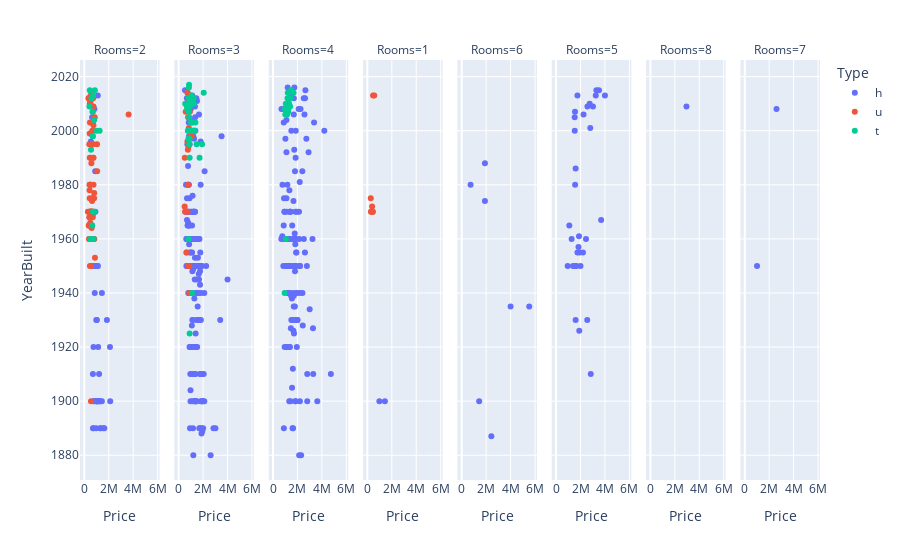

Source (notebook cell):
### Code cell
fig = px.scatter(melb, x="Price", y="YearBuilt", color="Type", facet_col="Rooms", )
fig.show()

### Figure 1 — Plotly figure (JSON) as saved in the notebook; plotly's stock layout.template omitted (floating-point values rounded to 4 significant figures; data arrays with more than 128 entries replaced by an {"elided": "..."} marker saying what was removed)
{"data": [{"hovertemplate": "Type=h<br>Rooms=2<br>Price=%{x}<br>YearBuilt=%{y}<extra></extra>", "legendgroup": "h", "marker": {"color": "#636efa", "symbol": "circle"}, "mode": "markers", "name": "h", "orientation": "v", "showlegend": true, "type": "scatter", "x": [1480000, 1035000, 941000, 1636000, 1097000, 1172500, 1310000, 890000, 1100000, 1315000, 1135000, 1180000, 1012500, 1030000, 603000, 675000, 1275000, 1455000, 1436000, 1110000, 1550000, 2120000, 1810000, 1000000, 1322500, 1562500, 1340000, 1750000, 980000, 857000, 535600, 610000, 1780000, 1210000, 1125000, 1900000, 710000, 750000, 1053000, 940000, 751000, 950000, 636500, 770000, 965000, 955000, 1150000, 1010000, 705000, 760000, 925000, 1575000, 1445000, 1440000, 995000, 1075000, 1110000, 522500, 981000, 2100000, 1215000, 1850000, 500000, 1010000, 1080000, 1400000, 1350000, 1389000, 685000, 1275000, 1550000, 855000, 855000, 910000, 1410000, 825000, 689000, 1010000, 742500, 702000, 813000, 722000, 1120000, 1630000, 1180000, 710000, 640000, 1160000], "xaxis": "x", "y": [null, 1900, null, 1890, 1900, null, 1890, 1985, 2013, 1900, 1920, 1900, 1900, 1930, 1950, 1975, 1900, null, 1900, 1900, null, 1900, null, null, 1890, 1890, null, null, 1890, 1950, 1996, null, null, 1910, null, null, 1890, 1920, 1900, null, 1890, 1900, null, 1900, null, null, null, null, 1910, 1900, null, null, null, 1940, 1950, 1950, 1950, 1995, 1930, 1920, null, 1930, 1960, null, null, null, null, null, 1975, null, null, null, 1940, 1970, null, 2008, null, null, 1960, 1960, null, 2005, null, null, null, 1950, 2005, null], "yaxis": "y"}, {"hovertemplate": "Type=h<br>Rooms=3<br>Price=%{x}<br>YearBuilt=%{y}<extra></extra>", "legendgroup": "h", "marker": {"color": "#636efa", "symbol": "circle"}, "mode": "markers", "name": "h", "orientation": "v", "showlegend": false, "type": "scatter", "x": {"elided": "351 int values"}, "xaxis": "x2", "y": {"elided": "351 int values"}, "yaxis": "y2"}, {"hovertemplate": "Type=h<br>Rooms=4<br>Price=%{x}<br>YearBuilt=%{y}<extra></extra>", "legendgroup": "h", "marker": {"color": "#636efa", "symbol": "circle"}, "mode": "markers", "name": "h", "orientation": "v", "showlegend": false, "type": "scatter", "x": {"elided": "203 int values"}, "xaxis": "x3", "y": {"elided": "203 int values"}, "yaxis": "y3"}, {"hovertemplate": "Type=h<br>Rooms=1<br>Price=%{x}<br>YearBuilt=%{y}<extra></extra>", "legendgroup": "h", "marker": {"color": "#636efa", "symbol": "circle"}, "mode": "markers", "name": "h", "orientation": "v", "showlegend": false, "type": "scatter", "x": [985000, 1435000, 390000], "xaxis": "x4", "y": [1900, 1900, null], "yaxis": "y4"}, {"hovertemplate": "Type=h<br>Rooms=6<br>Price=%{x}<br>YearBuilt=%{y}<extra></extra>", "legendgroup": "h", "marker": {"color": "#636efa", "symbol": "circle"}, "mode": "markers", "name": "h", "orientation": "v", "showlegend": false, "type": "scatter", "x": [725000, 5525000, 2425000, 1430000, 4000000, 1505000, 1900000, 1900000, 1900000], "xaxis": "x5", "y": [1980, 1935, 1887, 1900, 1935, null, null, 1974, 1988], "yaxis": "y5"}, {"hovertemplate": "Type=h<br>Rooms=5<br>Price=%{x}<br>YearBuilt=%{y}<extra></extra>", "legendgroup": "h", "marker": {"color": "#636efa", "symbol": "circle"}, "mode": "markers", "name": "h", "orientation": "v", "showlegend": false, "type": "scatter", "x": [755000, 2100000, 2840000, 1525000, 1085000, 1525000, 2810000, 1905000, 3510000, 2752000, 1600000, 1529500, 850000, 2570000, 3250000, 2250000, 2800000, 3600000, 2550000, 2020000, 3000000, 3400000, 2665000, 2810000, 4000000, 3020000, 2450000, 3900000, 3300000, 3250000, 1750000, 3690000, 1500000, 2200000, 2070000, 1750000, 2000000, 4000000, 1500000, 1875000, 1920000, 1560000, 1550000, 1660000, 1836000, 1600000, 1900000, 1385000, 1275000, 950000, 1600000, 1475000, 1550000, 1550000], "xaxis": "x6", "y": [null, null, 1910, 2005, 1965, null, null, null, 2015, 2010, 1950, 2000, null, 2009, null, 2006, 2001, null, 1930, null, null, null, null, null, null, 2009, 1960, null, 2015, 2013, 2013, 1967, 1950, 1955, null, 1955, 1950, 2013, null, 1961, 1955, 1980, null, 1950, 1957, 1986, 1926, 1950, 1960, 1950, 1930, null, 1950, 2007], "yaxis": "y6"}, {"hovertemplate": "Type=h<br>Rooms=8<br>Price=%{x}<br>YearBuilt=%{y}<extra></extra>", "legendgroup": "h", "marker": {"color": "#636efa", "symbol": "circle"}, "mode": "markers", "name": "h", "orientation": "v", "showlegend": false, "type": "scatter", "x": [2950000], "xaxis": "x7", "y": [2009], "yaxis": "y7"}, {"hovertemplate": "Type=h<br>Rooms=7<br>Price=%{x}<br>YearBuilt=%{y}<extra></extra>", "legendgroup": "h", "marker": {"color": "#636efa", "symbol": "circle"}, "mode": "markers", "name": "h", "orientation": "v", "showlegend": false, "type": "scatter", "x": [1350000, 2600000, 1005000], "xaxis": "x8", "y": [null, 2008, 1950], "yaxis": "y8"}, {"hovertemplate": "Type=u<br>Rooms=2<br>Price=%{x}<br>YearBuilt=%{y}<extra></extra>", "legendgroup": "u", "marker": {"color": "#EF553B", "symbol": "circle"}, "mode": "markers", "name": "u", "orientation": "v", "showlegend": true, "type": "scatter", "x": [700000, 750000, 500000, 500000, 515000, 530000, 440000, 462500, 510000, 647000, 525500, 465000, 820000, 390000, 512000, 406000, 580000, 510000, 425000, 391000, 440000, 620000, 447000, 580000, 292000, 599000, 550000, 678000, 660000, 700000, 3625000, 825000, 645000, 592500, 490000, 704000, 620000, 710000, 872000, 598000, 520000, 565000, 546000, 471500, 455000, 467000, 490000, 685000, 450000, 432000, 610000, 442000, 540000, 440000, 570000, 690000, 390000, 545000, 500000, 690000, 600000, 535000, 700000, 440000, 411000, 410000, 502500, 520000, 442000, 416000, 820000, 474000, 540000, 497500, 806000, 812000, 605000, 805000, 635000, 526000, 625000, 460000, 1053000, 754000, 755000, 650000, 730000, 735000, 1040000, 560000, 691500, 636000, 360000, 650000, 420000, 855000, 725000, 797500, 725000, 820000, 635000, 503000, 760000, 405000, 746000, 495000, 570000, 380000, 651000, 495000, 716000, 761000, 835000, 655000, 485000, 340000, 772500, 715000, 645000, 790000, 465000, 616000, 761000, 636000], "xaxis": "x", "y": [null, 2009, 1970, 2011, 2013, 2012, null, 2003, null, null, 1960, null, null, 1960, 1965, null, 1988, 1990, 1980, 1965, null, null, 1990, 2013, 1970, 1964, null, null, null, null, 2006, null, 1960, 1970, 1966, 1969, 1970, 1970, 1953, 1970, 1970, null, null, 1980, null, 1980, 1970, 1995, 2010, 1978, 1995, 1975, null, 1970, null, null, 2012, 1900, 2010, 2003, 1970, null, 2007, 1999, 1995, 1965, 1960, 1970, 1960, 1960, null, 1970, 1970, null, 1977, null, null, 1975, 2014, 1960, 1960, 1950, 1985, 1990, 1980, 1960, 1960, 1970, 1995, 1950, 1968, 1974, 1965, 1960, null, 2005, 1990, null, 2012, 1960, null, 1960, null, 1968, 2002, 1980, null, 1970, 1960, null, null, null, null, 2000, 2011, 2012, null, 1995, 1965, null, 2010, null, 2000, 1970], "yaxis": "y"}, {"hovertemplate": "Type=u<br>Rooms=3<br>Price=%{x}<br>YearBuilt=%{y}<extra></extra>", "legendgroup": "u", "marker": {"color": "#EF553B", "symbol": "circle"}, "mode": "markers", "name": "u", "orientation": "v", "showlegend": false, "type": "scatter", "x": [1090000, 752000, 630000, 605000, 730000, 730000, 577000, 605000, 730000, 995000, 735000, 732000, 869000, 790000, 487500, 1045000, 665000, 500000, 1070000, 1050000, 875000, 1096000, 517500, 1025000, 740000, 720000, 791000, 800000, 920000, 810000, 870000, 770000, 790000, 800000, 830000, 775000], "xaxis": "x2", "y": [null, 1993, 1955, null, 2014, null, 2007, null, 2014, 1998, 1970, null, 1940, null, 1972, null, null, 1990, 1998, null, 1950, null, 1970, 1999, null, 1996, 1950, 1994, 2007, 1950, 2011, 2005, 1996, null, 2001, 1980], "yaxis": "y2"}, {"hovertemplate": "Type=u<br>Rooms=1<br>Price=%{x}<br>YearBuilt=%{y}<extra></extra>", "legendgroup": "u", "marker": {"color": "#EF553B", "symbol": "circle"}, "mode": "markers", "name": "u", "orientation": "v", "showlegend": false, "type": "scatter", "x": [300000, 441000, 426000, 457000, 470000, 442500, 421500, 280000, 400000, 390000, 324000, 440000, 315000, 450000, 567000, 390000, 280000, 500000, 580000, 370000, 380000, 288000, 340000], "xaxis": "x4", "y": [null, null, null, null, 2013, 1970, null, 1975, null, null, null, 1970, null, null, 2013, 1972, null, null, null, 1970, 1970, 1970, null], "yaxis": "y4"}, {"hovertemplate": "Type=t<br>Rooms=2<br>Price=%{x}<br>YearBuilt=%{y}<extra></extra>", "legendgroup": "t", "marker": {"color": "#00cc96", "symbol": "circle"}, "mode": "markers", "name": "t", "orientation": "v", "showlegend": true, "type": "scatter", "x": [450000, 805000, 650000, 720000, 421000, 640000, 865000, 705000, 700000, 585000, 550000, 1015000, 1255000, 760000, 700000, 860000, 851000, 670000, 680000, 486500], "xaxis": "x", "y": [2015, 2004, null, 2013, 2009, 1965, 2015, 1998, 1970, 2012, 1993, 2000, 2000, 1960, null, null, 1970, 2007, 1998, 1960], "yaxis": "y"}, {"hovertemplate": "Type=t<br>Rooms=3<br>Price=%{x}<br>YearBuilt=%{y}<extra></extra>", "legendgroup": "t", "marker": {"color": "#00cc96", "symbol": "circle"}, "mode": "markers", "name": "t", "orientation": "v", "showlegend": false, "type": "scatter", "x": [900000, 840000, 700000, 700000, 540000, 825000, 1550000, 800000, 705000, 743000, 605100, 1205000, 1918000, 1586000, 1101000, 1050000, 1000000, 955000, 2050000, 968000, 900000, 1710000, 900500, 830000, 851000, 880000, 1367000, 1472000, 1385000, 1100000, 1315000, 1150000, 1137000, 1238000, 895000, 900000, 1100000, 1275000, 825000, 1235000, 760000, 1115000, 830000, 800000, 860000, 921000, 805000, 920000, 825000, 1030000, 970000, 1240000, 935000, 965000, 700000, 860000, 882000, 840000, 670000, 970000, 787500, 780000, 750000], "xaxis": "x2", "y": [2010, 2016, 2009, 2009, 2010, 1960, null, 1997, null, null, null, 2000, 1995, null, 2000, 2013, 2003, null, 2014, null, 1990, 1990, 2012, 2012, 2017, null, 2003, 1995, null, 1940, 2000, 2003, null, 2010, 1997, 1925, null, null, 2007, 2012, null, null, 2012, null, 1995, 2009, 2000, null, null, null, 2000, null, 2012, 2010, 2008, 2005, null, null, null, null, null, null, 2000], "yaxis": "y2"}, {"hovertemplate": "Type=t<br>Rooms=4<br>Price=%{x}<br>YearBuilt=%{y}<extra></extra>", "legendgroup": "t", "marker": {"color": "#00cc96", "symbol": "circle"}, "mode": "markers", "name": "t", "orientation": "v", "showlegend": false, "type": "scatter", "x": [847500, 1250000, 1400000, 1400000, 1680000, 1435000, 1155000, 1247000, 1320000, 1245000, 1210000, 1160000, 1185000, 1060000, 1005000, 1250000, 950000, 1045000, 1465000, 1325000, 1120000, 975000], "xaxis": "x3", "y": [null, 2007, 2009, null, 2014, 2012, 2010, 2008, 2010, null, 2014, 2006, 2012, 1960, 2006, 2010, 1940, 2010, 2015, 2012, null, 2008], "yaxis": "y3"}], "layout": {"annotations": [{"font": {}, "showarrow": false, "text": "Rooms=2", "x": 0.05375, "xanchor": "center", "xref": "paper", "y": 1, "yanchor": "bottom", "yref": "paper"}, {"font": {}, "showarrow": false, "text": "Rooms=3", "x": 0.1812, "xanchor": "center", "xref": "paper", "y": 1, "yanchor": "bottom", "yref": "paper"}, {"font": {}, "showarrow": false, "text": "Rooms=4", "x": 0.3087, "xanchor": "center", "xref": "paper", "y": 1, "yanchor": "bottom", "yref": "paper"}, {"font": {}, "showarrow": false, "text": "Rooms=1", "x": 0.4363, "xanchor": "center", "xref": "paper", "y": 1, "yanchor": "bottom", "yref": "paper"}, {"font": {}, "showarrow": false, "text": "Rooms=6", "x": 0.5637, "xanchor": "center", "xref": "paper", "y": 1, "yanchor": "bottom", "yref": "paper"}, {"font": {}, "showarrow": false, "text": "Rooms=5", "x": 0.6912, "xanchor": "center", "xref": "paper", "y": 1, "yanchor": "bottom", "yref": "paper"}, {"font": {}, "showarrow": false, "text": "Rooms=8", "x": 0.8188, "xanchor": "center", "xref": "paper", "y": 1, "yanchor": "bottom", "yref": "paper"}, {"font": {}, "showarrow": false, "text": "Rooms=7", "x": 0.9463, "xanchor": "center", "xref": "paper", "y": 1, "yanchor": "bottom", "yref": "paper"}], "legend": {"title": {"text": "Type"}, "tracegroupgap": 0}, "margin": {"t": 60}, "xaxis": {"anchor": "y", "domain": [0, 0.1075], "title": {"text": "Price"}}, "xaxis2": {"anchor": "y2", "domain": [0.1275, 0.235], "matches": "x", "title": {"text": "Price"}}, "xaxis3": {"anchor": "y3", "domain": [0.255, 0.3625], "matches": "x", "title": {"text": "Price"}}, "xaxis4": {"anchor": "y4", "domain": [0.3825, 0.49], "matches": "x", "title": {"text": "Price"}}, "xaxis5": {"anchor": "y5", "domain": [0.51, 0.6175], "matches": "x", "title": {"text": "Price"}}, "xaxis6": {"anchor": "y6", "domain": [0.6375, 0.745], "matches": "x", "title": {"text": "Price"}}, "xaxis7": {"anchor": "y7", "domain": [0.765, 0.8725], "matches": "x", "title": {"text": "Price"}}, "xaxis8": {"anchor": "y8", "domain": [0.8925, 1], "matches": "x", "title": {"text": "Price"}}, "yaxis": {"anchor": "x", "domain": [0, 1], "title": {"text": "YearBuilt"}}, "yaxis2": {"anchor": "x2", "domain": [0, 1], "matches": "y", "showticklabels": false}, "yaxis3": {"anchor": "x3", "domain": [0, 1], "matches": "y", "showticklabels": false}, "yaxis4": {"anchor": "x4", "domain": [0, 1], "matches": "y", "showticklabels": false}, "yaxis5": {"anchor": "x5", "domain": [0, 1], "matches": "y", "showticklabels": false}, "yaxis6": {"anchor": "x6", "domain": [0, 1], "matches": "y", "showticklabels": false}, "yaxis7": {"anchor": "x7", "domain": [0, 1], "matches": "y", "showticklabels": false}, "yaxis8": {"anchor": "x8", "domain": [0, 1], "matches": "y", "showticklabels": false}}}
